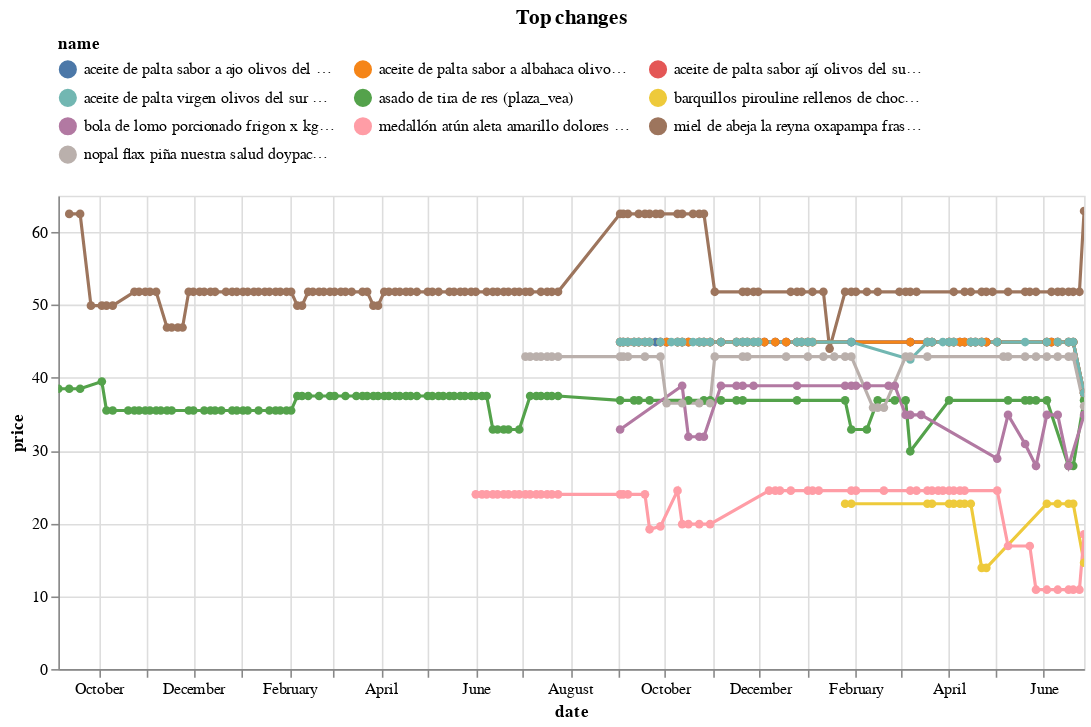

The code cell stored with this chart in its notebook:
### Code cell
top_changes_abs.head(10).pipe(plot_changes, 'Top changes')

### Figure 1 — Vega-Lite specification as saved in the notebook (floating-point values rounded to 4 significant figures; data arrays with more than 128 entries replaced by an {"elided": "..."} marker saying what was removed)
{"config": {"view": {"continuousWidth": 300, "continuousHeight": 300}, "legend": {"columns": 3, "orient": "top"}}, "data": {"name": "data-d8dc670f691cc7184608687d1749b324"}, "mark": {"type": "line", "point": true}, "encoding": {"color": {"field": "name", "scale": {"domain": ["aceite de palta sabor a ajo olivos del sur botella 250ml (plaza_vea)", "aceite de palta sabor a albahaca olivos del sur botella 250ml (plaza_vea)", "aceite de palta sabor ají olivos del sur botella 250ml (plaza_vea)", "aceite de palta virgen olivos del sur botella 250ml (plaza_vea)", "asado de tira de res (plaza_vea)", "barquillos pirouline rellenos de chocolate hazelnut lata 92g (plaza_vea)", "bola de lomo porcionado frigon x kg (plaza_vea)", "medallón atún aleta amarillo dolores bolsa 200g (plaza_vea)", "miel de abeja la reyna oxapampa frasco 1100g (plaza_vea)", "nopal flax piña nuestra salud doypack 454g (plaza_vea)"]}, "type": "nominal"}, "tooltip": [{"field": "name", "type": "nominal"}, {"field": "price", "type": "quantitative"}, {"field": "last_price", "type": "quantitative"}], "x": {"field": "date", "type": "temporal"}, "y": {"field": "price", "type": "quantitative"}}, "params": [{"name": "param_7", "select": {"type": "point", "fields": ["name"]}, "bind": "legend"}, {"name": "param_8", "select": {"type": "interval", "encodings": ["x", "y"]}, "bind": "scales"}], "title": "Top changes", "transform": [{"filter": {"param": "param_7"}}], "width": 650, "$schema": "https://vega.github.io/schema/vega-lite/v5.17.0.json", "datasets": {"data-d8dc670f691cc7184608687d1749b324": {"elided": "550 records"}}}
